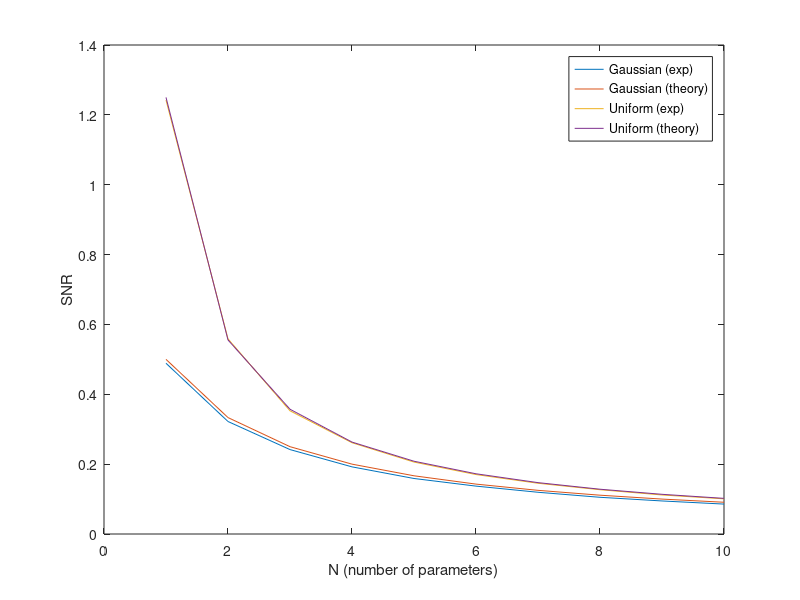

Source code (MATLAB):
eta = 0.1;
sigma = 0.5;
N = 1:10;
m = 100000;

rand('twister',sum(100*clock));
randn('state',sum(100*clock));

%A0 = rand(N(end),N(end));

for n=N

%  A = A0(1:n,1:n); 
  A = eye(n);
  w = 4*ones(n,1);%rand(n,1);
  
  z = sigma*randn(n,m);  % Gaussian noise
  wz = repmat(w,1,m) + z;
  dw = eta*repmat(sum(wz.*(A*wz),1) - repmat(w'*A*w,1,m),n,1).*z;
  mean_dw = mean(dw,2);
  snr_gaussian(n) = mean_dw'*mean_dw / (mean(sum((dw-repmat(mean_dw,1,m)).^2,1),2));

  z = sigma*(2*rand(n,m)-1);  % Uniform noise
  wz = repmat(w,1,m) + z;
  dw = eta*repmat(sum(wz.*(A*wz),1) - repmat(w'*A*w,1,m),n,1).*z;
  mean_dw = mean(dw,2);
  snr_uniform(n) = mean_dw'*mean_dw / (mean(sum((dw-repmat(mean_dw,1,m)).^2,1),2));

end

plot(N,snr_gaussian,N,1./(N+1),N,snr_uniform,N,1./(N-0.2));
xlabel('N (number of parameters)');
ylabel('SNR');
legend('Gaussian (exp)','Gaussian (theory)','Uniform (exp)','Uniform (theory)');

